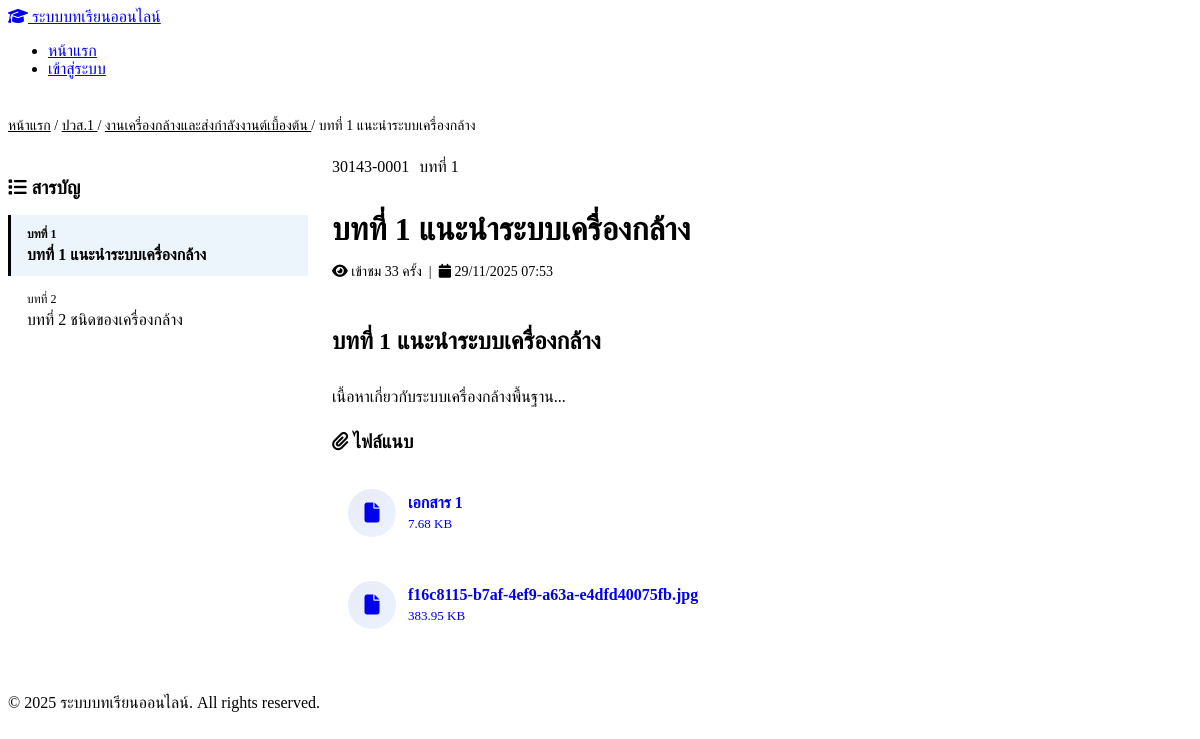
/FILES/public/lesson.php?id=1, run on the app's committed database.
### tables this page shows
CREATE TABLE `site_settings` (
  `setting_id` int(11) NOT NULL,
  `setting_key` varchar(50) NOT NULL,
  `setting_value` text DEFAULT NULL,
  `updated_at` timestamp NULL DEFAULT current_timestamp() ON UPDATE current_timestamp()
);

CREATE TABLE `lessons` (
  `lesson_id` int(11) NOT NULL,
  `subject_id` int(11) NOT NULL,
  `lesson_title` varchar(255) NOT NULL,
  `lesson_content` longtext DEFAULT NULL,
  `sort_order` int(11) DEFAULT 0,
  `status` enum('draft','published') DEFAULT 'published',
  `view_count` int(11) DEFAULT 0,
  `created_by` int(11) DEFAULT NULL,
  `created_at` timestamp NULL DEFAULT current_timestamp(),
  `updated_at` timestamp NULL DEFAULT current_timestamp() ON UPDATE current_timestamp()
);

CREATE TABLE `levels` (
  `level_id` int(11) NOT NULL,
  `level_code` varchar(20) NOT NULL,
  `level_name` varchar(100) NOT NULL,
  `description` text DEFAULT NULL,
  `sort_order` int(11) DEFAULT 0,
  `is_active` tinyint(1) DEFAULT 1,
  `created_at` timestamp NULL DEFAULT current_timestamp(),
  `updated_at` timestamp NULL DEFAULT current_timestamp() ON UPDATE current_timestamp()
);

CREATE TABLE `subjects` (
  `subject_id` int(11) NOT NULL,
  `level_id` int(11) NOT NULL,
  `subject_code` varchar(20) NOT NULL,
  `subject_name` varchar(200) NOT NULL,
  `description` text DEFAULT NULL,
  `hours_theory` int(11) DEFAULT 0,
  `hours_practice` int(11) DEFAULT 0,
  `hours_self` int(11) DEFAULT 0,
  `sort_order` int(11) DEFAULT 0,
  `is_active` tinyint(1) DEFAULT 1,
  `created_by` int(11) DEFAULT NULL,
  `created_at` timestamp NULL DEFAULT current_timestamp(),
  `updated_at` timestamp NULL DEFAULT current_timestamp() ON UPDATE current_timestamp()
);

CREATE TABLE `attachments` (
  `attachment_id` int(11) NOT NULL,
  `lesson_id` int(11) NOT NULL,
  `file_name` varchar(255) NOT NULL,
  `file_original_name` varchar(255) NOT NULL,
  `display_name` varchar(255) DEFAULT NULL,
  `file_path` varchar(500) NOT NULL,
  `file_type` varchar(50) DEFAULT NULL,
  `file_size` int(11) DEFAULT NULL,
  `uploaded_at` timestamp NULL DEFAULT current_timestamp()
);

### FILES/includes/functions.php (called while the page is built, shortened)
<?php
function format_file_size($bytes) {
    if ($bytes >= 1073741824) {
        return number_format($bytes / 1073741824, 2) . ' GB';
    } elseif ($bytes >= 1048576) {
        return number_format($bytes / 1048576, 2) . ' MB';
    } elseif ($bytes >= 1024) {
        return number_format($bytes / 1024, 2) . ' KB';
    } elseif ($bytes > 1) {
        return $bytes . ' bytes';
    } elseif ($bytes == 1) {
        return '1 byte';
    } else {
        return '0 bytes';
    }
}
function thai_date($date, $format = 'd/m/Y H:i') {
    $timestamp = strtotime($date);
    return date($format, $timestamp);
}
function get_setting($conn, $key, $default = '') {
    $stmt = $conn->prepare("SELECT setting_value FROM site_settings WHERE setting_key = ?");
    $stmt->bind_param("s", $key);
    $stmt->execute();
    $result = $stmt->get_result();
    if ($row = $result->fetch_assoc()) {
        return $row['setting_value'];
    }
    return $default;
}
function e($string) {
    return htmlspecialchars($string, ENT_QUOTES, 'UTF-8');
}
?>

### FILES/public/lesson.php (the view, shortened to what this page needs)
<?php
require_once '../config/database.php';
require_once '../includes/functions.php';
$lesson_id = intval($_GET['id'] ?? 0);
$stmt = $conn->prepare("
    SELECT l.*, s.subject_name, s.subject_code, s.subject_id, lv.level_name, lv.level_id
    FROM lessons l
    JOIN subjects s ON l.subject_id = s.subject_id
    JOIN levels lv ON s.level_id = lv.level_id
    WHERE l.lesson_id = ? AND l.status = 'published'
");
$stmt->bind_param("i", $lesson_id);
$stmt->execute();
$result = $stmt->get_result();
$lesson = $result->fetch_assoc();
$conn->query("UPDATE lessons SET view_count = view_count + 1 WHERE lesson_id = {$lesson_id}");
$attachments = $conn->query("SELECT * FROM attachments WHERE lesson_id = {$lesson_id}");
$other_lessons = $conn->query("
    SELECT lesson_id, lesson_title, sort_order
    FROM lessons
    WHERE subject_id = {$lesson['subject_id']} AND status = 'published'
    ORDER BY sort_order ASC
");
$site_name = get_setting($conn, 'site_name', SITE_NAME);
?>
<!DOCTYPE html>
<html lang="th">
<head>
    <link rel="stylesheet" href="<?php echo SITE_URL; ?>/assets/css/style.css">
    <link rel="stylesheet" href="https://cdnjs.cloudflare.com/ajax/libs/font-awesome/6.4.0/css/all.min.css">
</head>
<body>
    <nav class="navbar">
        <div class="navbar-container">
            <a href="index.php" class="navbar-brand">
                <i class="fas fa-graduation-cap"></i> <?php echo $site_name; ?>
            </a>
            <ul class="navbar-menu">
                <li><a href="index.php">หน้าแรก</a></li>
                <li><a href="<?php echo ADMIN_URL; ?>/login.php">เข้าสู่ระบบ</a></li>
            </ul>
        </div>
    </nav>
    <div class="container" style="margin-top: 40px;">
        <nav style="color: var(--text-secondary); font-size: 14px;">
            <a href="index.php" style="color: var(--text-secondary);">หน้าแรก</a>
            <span> / </span>
            <a href="subjects.php?level=<?php echo $lesson['level_id']; ?>" style="color: var(--text-secondary);">
                <?php echo e($lesson['level_name']); ?>
            </a>
            <span> / </span>
            <a href="lessons.php?subject=<?php echo $lesson['subject_id']; ?>" style="color: var(--text-secondary);">
                <?php echo e($lesson['subject_name']); ?>
            </a>
            <span> / </span>
            <span><?php echo e($lesson['lesson_title']); ?></span>
        </nav>
    </div>
    <div class="container">
        <div class="lesson-layout">
            <aside class="lesson-sidebar">
                <div class="card">
                    <h3 style="margin-bottom: 16px;">
                        <i class="fas fa-list"></i> สารบัญ
                    </h3>
                    <div>
                        <?php while ($other = $other_lessons->fetch_assoc()): ?>
                            <a href="lesson.php?id=<?php echo $other['lesson_id']; ?>"
                               class="lesson-nav-item <?php echo ($other['lesson_id'] == $lesson_id) ? 'active' : ''; ?>">
                                <div style="font-size: 12px; color: var(--text-secondary); margin-bottom: 4px;">
                                    บทที่ <?php echo $other['sort_order']; ?>
                                </div>
                                <div><?php echo e($other['lesson_title']); ?></div>
                            </a>
                        <?php endwhile; ?>
                    </div>
                </div>
            </aside>
            <main class="lesson-content">
                <div class="card">
                    <div style="    margin-bottom: 35px;    display: flex;    gap: 10px;">
                        <span class="badge badge-primary"><?php echo e($lesson['subject_code']); ?></span>
                        <span class="badge badge-info">บทที่ <?php echo $lesson['sort_order']; ?></span>
                    </div>
                    <h1 style="margin-bottom: 16px;"><?php echo e($lesson['lesson_title']); ?></h1>
                    <div style="padding-bottom: 16px; margin-bottom: 24px; border-bottom: 1px solid var(--border-color); font-size: 14px; color: var(--text-secondary);">
                        <i class="fas fa-eye"></i> เข้าชม <?php echo number_format($lesson['view_count']); ?> ครั้ง
                        &nbsp;|&nbsp;
                        <i class="fas fa-calendar"></i> <?php echo thai_date($lesson['updated_at'], 'd/m/Y H:i'); ?>
                    </div>
                    <div style="line-height: 1.8; color: var(--text-primary);">
                        <?php echo $lesson['lesson_content']; ?>
                    </div>
                </div>
				<?php if ($attachments->num_rows > 0): ?>
				<div class="card">
					<h3 style="margin-bottom: 20px;">
						<i class="fas fa-paperclip"></i> ไฟล์แนบ
					</h3>
					<div style="display: flex; flex-direction: column; gap: 12px;">
						<?php while ($file = $attachments->fetch_assoc()): ?>
							<a href="<?php echo UPLOAD_URL . $file['file_name']; ?>"
							   class="file-item"
							   download
							   style="display: flex; align-items: center; justify-content: space-between; padding: 16px; background: var(--bg-main); border-radius: 30px; text-decoration: none; transition: all 0.3s ease;">
								<div style="display: flex; align-items: center; gap: 12px;">
									<div style="width: 48px; height: 48px; background: linear-gradient(135deg, rgba(30, 64, 175, 0.1), rgba(59, 130, 246, 0.1)); border-radius: 50%; display: flex; align-items: center; justify-content: center;">
										<i class="fas fa-file" style="color: var(--primary-color); font-size: 20px;"></i>
									</div>
									<div>
										<div style="font-weight: 600; color: var(--text-primary); margin-bottom: 4px;">
											<?php
											echo e($file['display_name'] ?? $file['file_original_name']);
											?>
										</div>
										<div style="font-size: 13px; color: var(--text-secondary);">
											<?php echo format_file_size($file['file_size']); ?>
										</div>
									</div>
								</div>
								<div style="padding: 10px 20px; background: var(--primary-color); color: white; border-radius: 30px; font-size: 14px; font-weight: 600;">
									<i class="fas fa-download"></i> ดาวน์โหลด
								</div>
							</a>
						<?php endwhile; ?>
					</div>
				</div>
				<?php endif; ?>
            </main>
        </div>
    </div>
    <footer class="footer">
        <div class="container">
            <p>&copy; <?php echo date('Y'); ?> <?php echo $site_name; ?>. All rights reserved.</p>
        </div>
    </footer>
</body>
</html>

### FILES/public/lesson.php (style rules this page uses)
.lesson-layout { display: flex; gap: 24px; margin-top: 24px; min-height: 65vh; }
.lesson-sidebar { width: 300px; position: sticky; top: 80px; height: fit-content; }
.lesson-content { flex: 1; }
.lesson-nav-item { padding: 12px 16px; border-left: 3px solid transparent; transition: all 0.3s ease; color: var(--text-primary); text-decoration: none; display: block; margin-bottom: 4px; }
.lesson-nav-item.active { background: rgba(74, 144, 226, 0.1); border-left-color: var(--primary-color); color: var(--primary-color); font-weight: 600; }

### data on the page
site_settings: setting_value "ระบบบทเรียนออนไลน์"
lessons: levels.level_name "ปวส.1", subject.subject_name "งานเครื่องกล้างและส่งกำลังงานต์เบื้องต้น", lesson_title "บทที่ 1 แนะนำระบบเครื่องกล้าง", sort_order "1", subject.subject_code "30143-0001", view_count "33", updated_at "29/11/2025 07:53", lesson_content "บทที่ 1 แนะนำระบบเครื่องกล้าง เนื้อหาเกี่ยวกับระบบเครื่องกล้างพื้นฐาน..."
lessons: sort_order "2", lesson_title "บทที่ 2 ชนิดของเครื่องกล้าง"
attachments: display_name "เอกสาร 1", file_size "7.68 KB"
attachments: display_name "f16c8115-b7af-4ef9-a63a-e4dfd40075fb.jpg", file_size "383.95 KB"
